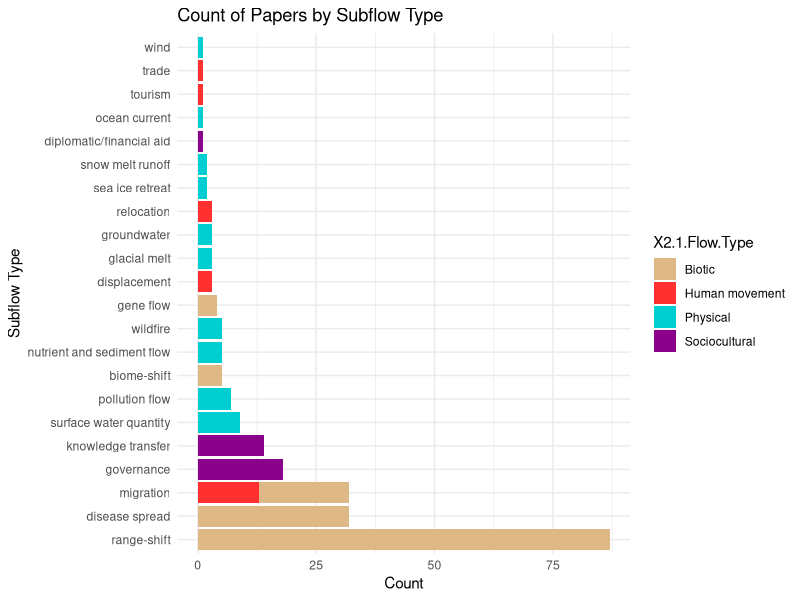

Here is the R script that generated this plot: (Note: this script raises an error after producing the figure.)
#Figures of drivers by flow and impacts and NCP

#https://www.cedricscherer.com/2023/10/26/yet-another-how-to-on-labelling-bar-graphs-in-ggplot2/
# https://www.sthda.com/english/articles/32-r-graphics-essentials/132-plot-grouped-data-box-plot-bar-plot-and-more/#grouped-categorical-variables

#load libraries
library(ggplot2)
library(tidyverse)
library(forcats)
library(ggalluvial)
library(data.table) #load last

"%notin%" <- Negate("%in%")

setwd("/Users/lade8828/Library/CloudStorage/OneDrive-UCB-O365/Documents/GitHub/BCCAch7/")
reshaped_data <- fread("data/007_output_interventions.csv")
impact.group <- fread("data/data_cleaning/impact_group.csv")

#clean up Flow and Subflow types
reshaped_data = reshaped_data[X2.1.Flow.Type =="Trade", X2.1.Flow.Type := "Human movement"]
#group:
 # groundwater &  groundwater flow
 #sea ice change & sea ice retreat
# stream flow and river flow to  surface water quantity
reshaped_data = reshaped_data[X2.2.Subtype =="groundwater flow", X2.2.Subtype := "groundwater"]
reshaped_data = reshaped_data[X2.2.Subtype =="sea ice change", X2.2.Subtype := "sea ice retreat"]
reshaped_data = reshaped_data[X2.2.Subtype =="stream flow", X2.2.Subtype := "surface water quantity"]
reshaped_data = reshaped_data[X2.2.Subtype =="river flow", X2.2.Subtype := "surface water quantity"]
# make a combined nutrient and sediment flow
reshaped_data = reshaped_data[X2.2.Subtype =="sediment flow", X2.2.Subtype := "nutrient and sediment flow"]
reshaped_data = reshaped_data[X2.2.Subtype =="nutrient flow", X2.2.Subtype := "nutrient and sediment flow"]
#rename wind flow to just wind
# rename glacial melt and discharge to just glacial melt
reshaped_data = reshaped_data[X2.2.Subtype =="wind flow", X2.2.Subtype := "wind"]
reshaped_data = reshaped_data[X2.2.Subtype =="glacial melt and discharge", X2.2.Subtype := "glacial melt"]

#check how well this condensed
phys = reshaped_data[X2.1.Flow.Type =="Physical",]
table(phys$X2.2.Subtype)

#COULD group as the nutrient, sediment and polluation all as water quality??
phys = reshaped_data[X2.1.Flow.Type =="Physical",]
table(phys$X2.2.Subtype)

## Summary Stats on the Flow and Subflow:
subflowcount <- reshaped_data %>%
  ggplot(aes(x = fct_infreq(X2.2.Subtype), fill = X2.1.Flow.Type)) +
  geom_bar() + theme_minimal() +
  labs(x = "Subflow Type",
       title = "Count of Papers by Subflow Type",
       y = "Count") + coord_flip() +
  scale_fill_manual(values = c("Biotic" = "burlywood", "Physical" = "darkturquoise", "Human movement" = "firebrick1", "Sociocultural" = "darkmagenta", "NA" = "white"))
subflowcount

driver_data = melt(reshaped_data,
                 id.vars=c("ID_DOI_by_Flow", "X2.1.Flow.Type", "X2.2.Subtype","DOI"),
                 measure.vars = patterns(driver="^driver."),
                 variable.name = "driver")[value==TRUE,][,value:=NULL][,driver:=gsub(pattern="^driver.(*)", replacement="\\1",driver)]

impact_data = melt(reshaped_data,
                   id.vars=c("ID_DOI_by_Flow","X2.1.Flow.Type", "X2.2.Subtype","DOI"),
                   measure.vars = patterns(driver="^X2.12.Impact"),
                   variable.name = "impact",
                   value.name="direction")[direction!="",][,impact:=gsub(pattern="^X2.12.Impact..(*)", replacement="\\1",impact)]

#condense and clean
impact_data = impact_data[impact != "None"]
impact_data = impact_data[direction != 'No direction mentioned']
impact_data = impact_data[X2.1.Flow.Type =="Trade", X2.1.Flow.Type := "Human movement"]

impact_data = merge(impact_data,
                     impact.group,
                      by="impact",
                      allow.cartesian=TRUE)
#change names
impact_data = impact_data[impact =="Indigenous.Knowledge", impact := "Indigenous Knowledge"]
impact_data = impact_data[impact =="Land.Use.Restore", impact := "Habitat Restoration"]
impact_data = impact_data[impact =="Land.Use.Loss", impact := "Habitat Loss"]

altered_flow_data =  melt(reshaped_data,
       id.vars=c("ID_DOI_by_Flow","X2.1.Flow.Type", "X2.2.Subtype","DOI"),
       measure.vars = patterns(driver="^X2.7.Altered.Flow.."),
       variable.name = "altered_flow",
       value.name="alteration")[alteration!="",][,altered_flow:=gsub(pattern="^X2.7.Altered.Flow..(*)", replacement="\\1",altered_flow)]

#view the data
table(altered_flow_data$altered_flow)
table(altered_flow_data$alteration)
altered_flow_data = altered_flow_data[X2.1.Flow.Type =="Trade", X2.1.Flow.Type := "Human movement"]

driver_flow_impact = merge(driver_impact_data,
                          altered_flow_data,
                          by="ID_DOI_by_Flow",
                          allow.cartesian=TRUE)
#NCP data
NCP_data = melt(reshaped_data,
                              id.vars=c("ID_DOI_by_Flow"),
                              measure.vars = patterns(driver="^X2.16.NCP.ES.."),
                              variable.name = "ncp",
                              value.name="ncp_direction")[ncp_direction!="",][,ncp:=gsub(pattern="^X2.16.NCP.ES..(*)", replacement="\\1",ncp)]
NCP_data = NCP_data[ncp != "None"]
NCP_data = NCP_data[ncp_direction != "No direction mentioned"]

## combined datasets
driver_impact_data = merge(driver_data,
                           impact_data,
                           by="ID_DOI_by_Flow",
                           allow.cartesian=TRUE)
#condense and clean
driver_impact_data = driver_impact_data[X2.1.Flow.Type.x =="'Trade (transport of goods and services)'", X2.1.Flow.Type := "Human movement"]
driver_impact_data = driver_impact_data[X2.1.Flow.Type.x =="Trade", X2.1.Flow.Type := "Human movement"]
driver_impact_data = driver_impact_data[direction != 'No direction mentioned']
table(driver_impact_data$direction)
driver_impact_data = driver_impact_data[impact != "None"]

#combine driver impact and NCP data
driver_impact_ncp = merge(driver_impact_data,
                          NCP_data,
                          by="ID_DOI_by_Flow",
                          allow.cartesian=TRUE)

table(driver_impact_ncp$ncp_direction)

#Human well-being dataset
hwb_data = melt(reshaped_data,
                id.vars=c("ID_DOI_by_Flow","X2.1.Flow.Type", "X2.2.Subtype","DOI"),
                measure.vars = patterns(driver="^X2.20.Well.being...."),
                variable.name = "hwb",
                value.name="hwb_direction")[hwb_direction!="",][,hwb:=gsub(pattern="^X2.20.Well.being..(*)", replacement="\\1",hwb)]
table(hwb_data)
hwb_data = hwb_data[hwb_direction != 'No direction mentioned']
hwb_data = hwb_data[X2.1.Flow.Type =="Trade", X2.1.Flow.Type := "Human movement"]
hwb_data = hwb_data[hwb != 'None']

##################################################################################
# BD Impacts ###################################################
##################################################################
Impacts <- ggplot(impact_data, aes(x = fct_infreq(impact), fill = direction)) +
  geom_bar() +  theme_minimal() +
  facet_grid(~impact.group) +
  scale_fill_manual(values = c("Increase" = "dodgerblue3", "Decrease" = "deeppink3", "Complex change" = "goldenrod1", "No change (measured)" = "grey")) +
  labs(
    title = "Biodiversity Impact",
    x = "Impact to Biodiversity",
    y = "count",
    size = "Count",
    color = "Impact Direction") + coord_flip()
Impacts

Impacts_by_flow <- ggplot(impact_data, aes(x = impact, fill = direction)) +
  geom_bar() +  theme_minimal() +
  scale_fill_manual(values = c("Increase" = "dodgerblue3", "Decrease" = "deeppink3", "Complex change" = "goldenrod1", "No change (measured)" = "grey")) +
  facet_wrap(~X2.1.Flow.Type, scales = "free") +
  labs(
    title = "Biodiversity Impact",
    x = "Impact to Biodiversity",
    y = "count",
    size = "Count",
    color = "Impact Direction") + coord_flip()
Impacts_by_flow

write.csv(impact_data, "impact_data_for_Anna.csv")

# for the top subflow categories - to do impacts by"
Impacts_by_subflow <- ggplot(impact_data, aes(x = impact, fill = direction)) +
  geom_bar() +  theme_minimal() +
  scale_fill_manual(values = c("Increase" = "green", "Decrease" = "red", "Complex change" = "purple", "No change (measured)" = "lightblue")) +
  facet_wrap(~X2.2.Subtype, scales = "free") +
  labs(
    title = "Biodiversity Impact",
    x = "Impact to Biodiversity",
    y = "count",
    size = "Count",
    color = "Impact Direction") + coord_flip()
Impacts_by_subflow

####################################################
#### Figures on  Drivers################
###################################################
# counts on driver data
driver_count <- ggplot(driver_data, aes(x = driver)) +
  geom_bar() +  theme_minimal() + coord_flip() +
  labs(
    title = "Count of drivers surveyed in the review",
    x = "Driver",
    y = "Count")
driver_count

# count number of observations by driver here, then remove the ones with less than X
table(driver_data$driver)

####################################################
#### Figures on BD Impacts and Drivers################
###################################################

#for the alluvial, reduce the drivers to ones with more than 5 counts
table(driver_impact_data$driver, driver_impact_data$impact)

#list to drop from figures:
#this was still too busy so doing the top ~10 drivers here:
data <- driver_impact_data %>%
  filter(`driver` %notin% c("freshwater.temperature.change","snow.pack..depth.and.hardness.",
                                "remove emissions.concentration.change","C02.concentration",
                                "frazzle..land.ice..change", "water.availability",
                                "surface.water.change", "freshwater.chemistry.change",
                                "emissions.concentration.change",
                                "extreme.weather", "snow.pack.change",
                            "Ocean.currents", "permafrost.melt",
                            "Seawater.chemistry", "Hurricanes"))
table(data$driver)
length(unique(data$driver)) #17

# for this visual - could group : "extreme.weather", hurricaines.

##################################################################################
# Alluvial: Driver and BD Impacts ###################################################
###################################################
ggplot(data = data,
       aes(axis1 = driver, axis2 = impact)) + #, y = freq
  geom_alluvium(aes(fill = direction)) +
 # facet_wrap(~X2.1.Flow.Type, scales = "free") +
 # scale_fill_manual(values = c("Increase" = "green", "Decrease" = "red", "Complex change" = "purple")) +
  scale_fill_manual(values = c("Increase" = "dodgerblue3", "Decrease" = "deeppink3", "Complex change" = "goldenrod1", "No change (measured)" = "grey")) +
  geom_stratum() +
  geom_text(stat = "stratum",
            aes(label = after_stat(stratum))) +
  scale_x_discrete(limits = c("Driver", "Impact"),
                   expand = c(0.15, 0.05)) +
  theme_void()

## by flow type
biodata = data[X2.1.Flow.Type.x == "Biotic", ]
physdata = data[X2.1.Flow.Type.x == "Physical", ]
sociodata = data[X2.1.Flow.Type.x == "Sociocultural", ]
humandata = data[X2.1.Flow.Type.x == "Human movement", ]

# Alluvial connecting to Driver to Impact by flow

#biotic
ggplot(data = biodata,
       aes(axis1 = driver, axis2 = impact)) + #, y = freq
  geom_alluvium(aes(fill = direction)) +
  # facet_wrap(~X2.1.Flow.Type, scales = "free") +
  # scale_fill_manual(values = c("Increase" = "green", "Decrease" = "red", "Complex change" = "purple")) +
  scale_fill_manual(values = c("Increase" = "dodgerblue3", "Decrease" = "deeppink3", "Complex change" = "goldenrod1", "No change (measured)" = "grey")) +
  geom_stratum() +
  geom_text(stat = "stratum",
            aes(label = after_stat(stratum))) +
  scale_x_discrete(limits = c("Driver", "Impact"),
                   expand = c(0.15, 0.05)) +
  theme_void()

#physical
ggplot(data = physdata,
       aes(axis1 = driver, axis2 = impact)) + #, y = freq
  geom_alluvium(aes(fill = direction)) +
  # facet_wrap(~X2.1.Flow.Type, scales = "free") +
  # scale_fill_manual(values = c("Increase" = "green", "Decrease" = "red", "Complex change" = "purple")) +
  scale_fill_manual(values = c("Increase" = "dodgerblue3", "Decrease" = "deeppink3", "Complex change" = "goldenrod1", "No change (measured)" = "grey")) +
  geom_stratum() +
  geom_text(stat = "stratum",
            aes(label = after_stat(stratum))) +
  scale_x_discrete(limits = c("Driver", "Impact"),
                   expand = c(0.15, 0.05)) +
  theme_void()

#human
ggplot(data = humandata,
       aes(axis1 = driver, axis2 = impact)) + #, y = freq
  geom_alluvium(aes(fill = direction)) +
  # facet_wrap(~X2.1.Flow.Type, scales = "free") +
  # scale_fill_manual(values = c("Increase" = "green", "Decrease" = "red", "Complex change" = "purple")) +
  scale_fill_manual(values = c("Increase" = "dodgerblue3", "Decrease" = "deeppink3", "Complex change" = "goldenrod1", "No change (measured)" = "grey")) +
  geom_stratum() +
  geom_text(stat = "stratum",
            aes(label = after_stat(stratum))) +
  scale_x_discrete(limits = c("Driver", "Impact"),
                   expand = c(0.15, 0.05)) +
  theme_void()

#socio
ggplot(data = sociodata,
       aes(axis1 = driver, axis2 = impact)) + #, y = freq
  geom_alluvium(aes(fill = direction)) +
  # facet_wrap(~X2.1.Flow.Type, scales = "free") +
  # scale_fill_manual(values = c("Increase" = "green", "Decrease" = "red", "Complex change" = "purple")) +
  scale_fill_manual(values = c("Increase" = "dodgerblue3", "Decrease" = "deeppink3", "Complex change" = "goldenrod1", "No change (measured)" = "grey")) +
  geom_stratum() +
  geom_text(stat = "stratum",
            aes(label = after_stat(stratum))) +
  scale_x_discrete(limits = c("Driver", "Impact"),
                   expand = c(0.15, 0.05)) +
  theme_void()

# Alluvial connecting to Driver to Impact by flow
#not that informative because so many more of the papers are biotic
ggplot(data = data,
       aes(axis1 = driver, axis2 = impact)) + #, y = freq
  geom_alluvium(aes(fill = X2.1.Flow.Type)) +
  geom_stratum() +
  geom_text(stat = "stratum",
            aes(label = after_stat(stratum))) +
  scale_x_discrete(limits = c("Driver", "Impact"),
                   expand = c(0.15, 0.05)) +
  theme_void()

#####################
### NCP figures ######
#####################

# NCP impacts
ncp <- ggplot(NCP_data, aes(x = ncp, fill = ncp_direction)) +
  geom_bar(position= "stack") +   coord_flip() +
  scale_fill_manual(values = c("Increase" = "dodgerblue3", "Decrease" = "deeppink3", "Complex change" = "goldenrod1", "No change (measured)" = "grey")) +
ncp

# NCP impacts by flow type
#ncp_by_flow <- ncp + facet_wrap(~X2.1.Flow.Type, scales = "fixed")
ncp_by_flow
ncp + facet_wrap(~X2.2.Subtype, scales = "fixed")

#now read in the data with NCP and drivers in one dataframe:

ncp + facet_wrap(~driver, scales = "fixed")

# all driver categories (too many)
ggplot(driver_impact_ncp, aes(x = ncp, fill = ncp_direction)) +
  geom_bar(position= "stack") +
  facet_wrap(~driver, scales = "fixed") +   coord_flip() +
  scale_fill_manual(values = c("Increase" = "dodgerblue3", "Decrease" = "deeppink3", "Complex change" = "goldenrod1", "No change (measured)" = "grey"))

# reduce driver categories and re-plot
ncp_data <- driver_impact_ncp %>%
  filter(`driver` %notin% c("freshwater.temperature.change","snow.pack..depth.and.hardness.",
                            "remove emissions.concentration.change","C02.concentration",
                            "frazzle..land.ice..change", "water.availability",
                            "surface.water.change", "freshwater.chemistry.change",
                            "emissions.concentration.change",
                            "extreme.weather", "snow.pack.change",
                            "Ocean.currents", "permafrost.melt",
                            "Seawater.chemistry", "Hurricanes"))

ggplot(ncp_data, aes(x = ncp, fill = ncp_direction)) +
  geom_bar(position= "stack") +
  facet_wrap(~driver, scales = "fixed") +   coord_flip() +
  scale_fill_manual(values = c("Increase" = "dodgerblue3", "Decrease" = "deeppink3", "Complex change" = "goldenrod1", "No change (measured)" = "grey")) +
  labs(
    title = "Count and direction of Impacts to NCP by Driver",
    x = "NCP",
    y = "Count",
    fill = "Impact Direction") +  theme_minimal()

#Alluvials
# Relationship btwn BD and NCP impacts, where the stratum is the NCP direction
# of impacts
ggplot(data = driver_impact_ncp,
       aes(axis1 = impact, axis2 = ncp)) + #, y = freq
  geom_alluvium(aes(fill = ncp_direction)) +
  geom_stratum() +
  geom_text(stat = "stratum",
            aes(label = after_stat(stratum))) +
  scale_x_discrete(limits = c("BD Impact", "NCP Impact"),
                   expand = c(0.15, 0.05)) +
  theme_void()

#driver to NCP alluvial (all drivers)
ggplot(data = driver_impact_ncp,
       aes(axis1 = driver, axis2 = ncp)) + #, y = freq
  geom_alluvium(aes(fill = ncp_direction)) +
  geom_stratum() +
  geom_text(stat = "stratum",
            aes(label = after_stat(stratum))) +
  scale_x_discrete(limits = c("BD Impact", "NCP Impact"),
                   expand = c(0.15, 0.05)) +
  theme_void()


###########################################
### HWB PLOTS ##############################
########################################################
# to do Alluvial diagram (as the one above) showing the
# links and weight of connections among climate change drivers,
# type of flow changes, and human well-being dimensions.

hwb <- ggplot(hwb_data, aes(x = hwb, fill = hwb_direction)) +
  geom_bar(position= "stack") +  coord_flip() +
  labs(
    title = "Impacts to human well-being",
    x = "Human Well-being Impact",
    size = "Count",
    fill = "Impact Direction")
hwb
#broken out by flow
hwb + facet_wrap(~X2.1.Flow.Type, scales = "fixed")
#broken out by subflow
hwb + facet_wrap(~X2.2.Subtype, scales = "fixed")

## altered flow by flow type
altered_flow_data
table(altered_flow_data$altered_flow)
table(altered_flow_data$alteration)

ggplot(altered_flow_data, aes(x = altered_flow, fill = alteration)) +
  geom_bar(position= "stack") +
  coord_flip() +
  facet_wrap(~X2.1.Flow.Type, scales = "fixed") +
  scale_fill_manual(values = c("Increase" = "dodgerblue3", "Decrease" = "deeppink3", "Complex change" = "goldenrod1", "No change (measured)" = "grey")) +
  labs(
    title = "Changes to Flow",
    x = "Changes to Flow",
    size = "Count",
    fill = "Impact Direction")

#sparse for some of the categories by promising for migration, disease spread and range-shift
ggplot(altered_flow_data, aes(x = altered_flow, fill = alteration)) +
  geom_bar(position= "stack") +
  coord_flip() +
  facet_wrap(~X2.2.Subtype, scales = "fixed") +
  scale_fill_manual(values = c("Increase" = "dodgerblue3", "Decrease" = "deeppink3", "Complex change" = "goldenrod1", "No change (measured)" = "grey")) +
  labs(
    title = "Changes to Flow",
    x = "Changes to Flow",
    size = "Count",
    fill = "Impact Direction")

ggplot(data = driver_flow_impact,
       aes(axis1 = driver, axis2 = altered_flow)) + #, y = freq
  geom_alluvium(aes(fill = X2.1.Flow.Type.x)) +
  geom_stratum() +
  geom_text(stat = "stratum",
            aes(label = after_stat(stratum))) +
  scale_x_discrete(limits = c("BD Impact", "NCP Impact"),
                   expand = c(0.15, 0.05)) +
  theme_void()

ggplot(data = driver_flow_impact,
       aes(axis1 = driver, axis2 = altered_flow)) + #, y = freq
  geom_alluvium(aes(fill = X2.2.Subtype.x)) +
  geom_stratum() +
  geom_text(stat = "stratum",
            aes(label = after_stat(stratum))) +
  scale_x_discrete(limits = c("driver", "altered flow"),
                   expand = c(0.15, 0.05)) +
  theme_void()



### do for just Biotic
biotic = driver_flow_impact[X2.1.Flow.Type.x == "Biotic",]

ggplot(data = biotic,
       aes(axis1 = driver, axis2 = altered_flow)) + #, y = freq
  geom_alluvium(aes(fill = X2.2.Subtype.x)) +
  geom_stratum() +
  geom_text(stat = "stratum",
            aes(label = after_stat(stratum))) +
  scale_x_discrete(limits = c("driver", "altered flow"),
                   expand = c(0.15, 0.05)) +
  theme_void()
